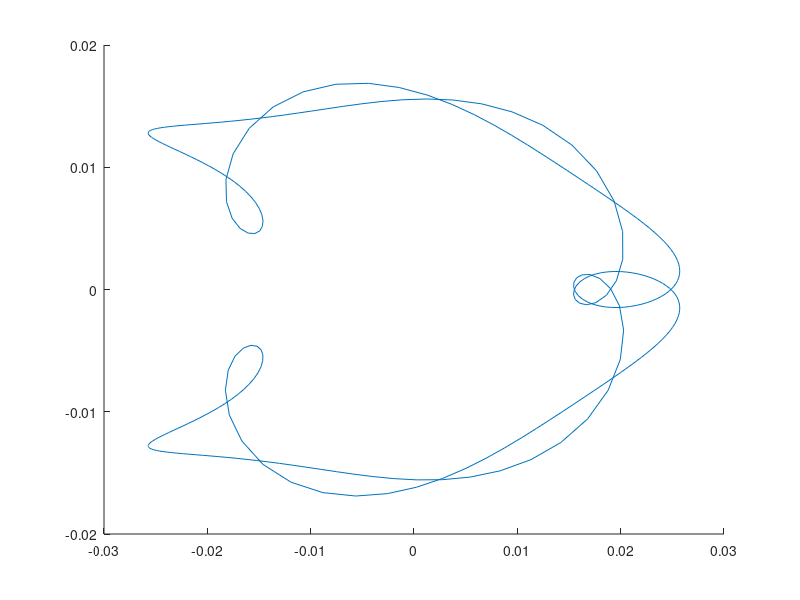

MATLAB code for this plot: (Note: this script raises an error after producing the figure.)
clear; clc; close all;

%% Robot & Sim. Data
R = 0.021;      % m
D = 0.1047;     % m
omegaBar = 10;  % rad/s

Ts = 0.15;      % s
b = 0.15;       % Look-ahead distance of point B 
kf = 44;        % sim. Time

% Time Vector 
t = 0:Ts:kf;    % Array of discrete time steps
N = length(t);

% Pre-allocate variables 
d_norms = zeros(1, N);

xr = zeros(1,N);
yr = zeros(1,N);
theta_r = zeros(1,N);

vr = zeros(1,N);
wr = zeros(1,N);

ur = zeros(2,N);

%% Compute reference trajectory
dv = zeros(2,N);
for k = 1:N
    tk = t(k);
    
    % Reference Trajectory 
    xr(k) = 0.6*sin(tk/3.5); 
    yr(k) = 0.6*sin(tk/7);
    
    % 1st derivatives 
    x_dot = (0.6 / 3.5) * cos(tk / 3.5);
    y_dot = (0.6 / 7.0) * cos(tk / 7.0);
    
    % 2nd derivatives 
    x_ddot = -(0.6 / 3.5^2) * sin(tk / 3.5);
    y_ddot = -(0.6 / 7.0^2) * sin(tk / 7.0);
    
    % Unicycle Reference Velocities (Eq 11) 
    vr(k) = sqrt(x_dot^2 + y_dot^2);
    
    % Prevent division by zero 
    if (x_dot^2 + y_dot^2) == 0
        wr(k) = 0;
    else
        wr(k) = (y_ddot * x_dot - x_ddot * y_dot) / (x_dot^2 + y_dot^2);
    end
    
    theta_r(k) = atan2(y_dot, x_dot);
    
    % Virtual Reference Input ur(k) (Eq 17) 
    T_FL_inv = [cos(theta_r(k)), -b * sin(theta_r(k)); 
                sin(theta_r(k)),  b * cos(theta_r(k))];
            
    ur(:,k) = T_FL_inv * [vr(k); wr(k)];
    
    % Disturbance d(k) (Eq 16) 
    B = eye(2) * Ts;
    d = -B * ur(:,k);
    dv(:,k) = d;
    % Euclidean norm (length) of the disturbance vector
    d_norms(k) = norm(d);
end

% maximum disturbance radius for Set D
radii.rD = max(d_norms);
fprintf('radius of the disturbance set D (rd): %.4f\n', radii.rD);

figure;
hold on;
disturbances = plot(dv(1,:),dv(2,:));
Dset = ellipsoid(radii.rD * eye(2));
plot(Dset);
grid on;
hold off


%% Offline Phase

% Calculate radii
radii.rU = (2 * omegaBar * R * b) / (sqrt(4 * b^2 + D^2));
fprintf('radius of set circ. approx. U [see (20)]: %.4f\n', radii.rU);

radii.rBU = radii.rU * Ts;
fprintf('radius of BU [see (20)]: %.4f\n', radii.rBU);

if radii.rD < radii.rBU
    disp('Assumption 1 has been validated!')
else
    disp(['Assumption 1 cannot be validated: controller may not have sufficient' ...
        'authority to overcome disturbance'])
end

% Initial.
q0 = [0.6; 0; pi];
z0 = q0(1:2) + [b * cos(q0(3)); b * sin(q0(3))];
zr0 = [xr(1) + b * cos(theta_r(1)); yr(1) + b * sin(theta_r(1))];
zTilde0 = z0 - zr0;

% Compute ROSC sets Ti
radii.T = zeros(1,500);
radii.T(1) = radii.rD;
i = 2;

while ~isCovered(zTilde0, radii.T(i-1))
    radii.T(i) = radii.T(i-1) - radii.rD + Ts * radii.rU;
    i = i + 1;
end

radii.T = radii.T(1:i-1);
Nradii = length(radii.T);


%% Online
X = zeros(3,N);
X(:,1) = q0;

Z = zeros(2,N);
Zr = zeros(2,N);
ZTilde = zeros(2,N);

U_opt = zeros(2,N);

Hd = [-1/omegaBar   0        1/omegaBar      0;
      0         -1/omegaBar      0         1/omegaBar]';
T = [R/2 R/2; R/D -R/D];
A = eye(2);

WR = zeros(1,N);
WL = zeros(1,N);

Imin = zeros(1,N);

% --- Add these before the loop ---
u_pre = [0; 0];          % Track the previous control action
R_weight = 0.5 * eye(2); % Weight for the control rate penalty

for k = 1:N
    % Compute zTilde, store
    theta_k = X(3,k);
    z_k = X(1:2,k) + [b * cos(theta_k); b * sin(theta_k)];
    zr_k = [xr(k) + b * cos(theta_r(k)); yr(k) + b * sin(theta_r(k))];
    zTilde_k = z_k - zr_k;
    
    Z(:,k) = z_k;
    Zr(:,k) = zr_k;
    ZTilde(:,k) = zTilde_k;

    % Compute U(theta)
    T_FL_theta_k = [cos(theta_k) sin(theta_k); -sin(theta_k)/b cos(theta_k)/b];
    H_theta_k = Hd * inv(T) * T_FL_theta_k;

    % Compute ur_k
    
    % Find i_min
    i_min = 0;
    for i = 1:Nradii
        if isCovered(zTilde_k, radii.T(i))
            i_min = i; 
            Imin(k) = i_min; 
            break;
        end
    end

    % Solve optimization
    if i_min > 1
        objFun = @(u) objective(u, A, B, zTilde_k, ur(:,k),u_pre,R_weight);
        conFun = @(u) constr(u, A, B, zTilde_k, ur(:,k), radii.T(i_min-1));
        options = optimoptions('fmincon', 'Display', 'none');
        [u_opt, ~] = fmincon(objFun, [0; 0], ...
                          H_theta_k, ones(4,1), ... 
                          [], [], ... 
                          [], [], ... 
                          conFun, ...  
                          options);  
    else
        leftPart = ones(4,1) + H_theta_k * inv(B) * zTilde_k;
        options = optimoptions("quadprog","Display","off");
        [ur_k_hat, ~] = quadprog(2 * eye(2), -2 * ur(:,k), H_theta_k, leftPart, [], [],[],[],[],options);
        u_opt = -inv(B) * zTilde_k + ur_k_hat;
    end

    % Store u_opt
    U_opt(:,k) = u_opt;

    % Compute wR,wL
    command = inv(T) * T_FL_theta_k * u_opt;
    WR(k) = command(1);
    WL(k) = command(2);

    % Apply to robot
    velocities = T * command;
    vk = velocities(1);
    wk = velocities(2);

    X(:,k+1) = X(:,k) + [Ts * vk * cos(theta_k); Ts * vk * sin(theta_k); Ts * wk];
    
    u_pre = u_opt;
end

%% Plots
figure;
hold on;
title('Reference Trajectory vs Actual Trajectory')
referenceTraj = plot(xr, yr, 'b-.', 'LineWidth', 1.5);
actualTraj = plot(X(1,:),X(2,:), 'LineWidth', 1.5, 'Color', 'r');
xlabel('X Position (m)');
ylabel('Y Position (m)');
grid on;
xlim([-1 1]);
ylim([-1 1]);
axis square
legend([referenceTraj, actualTraj], {'Reference','Actual'});
hold off;

figure;
hold on;
title('ROSC sets $\mathcal{T}_i, i=1,\dots,N$', 'Interpreter','latex')
grid on;
theta = linspace(0,2*pi,360);
for i = 1:Nradii
    r = radii.T(i);
    x = r*cos(theta);
    y = r*sin(theta);
    if i == 1
        hRed = plot(x,y,'-','Color','r');
    else
        plot(x,y,'-','Color','b');
    end
    axis square;
end
hDot = plot(zTilde0(1),zTilde0(2),'LineStyle','none','Marker','hexagram','MarkerSize',8,'Color','black','MarkerFaceColor','black');
points = plot(ZTilde(1,:), ZTilde(2,:), 'Color','m','Marker','o');
legend( [hRed,hDot,points],{'Set $\mathcal{D}$','$\tilde{z}(0)$','$\tilde{z}(k)$'},'Interpreter','latex');
hold off

figure;
hold on;
title('$i(k)$ value over time', 'Interpreter','latex');
plot(1:N,Imin, 'LineWidth',1.5);
grid on;
axis tight
hold off

figure;
hold on;
subplot(3,3,[1 2 3])
hold on
title('Angular Velocities')
maxLine = yline(omegaBar, 'LineStyle','--','Color','r');
plotWR = plot(1:N,WR,'LineWidth',1.5);
plotWL = plot(1:N,WL,'LineWidth',1.5);
legend([plotWL,plotWR,maxLine],{'$\omega_L$','$\omega_R$','$\bar{\omega}$'},'Interpreter','latex');
grid on;
hold off
subplot(3,3,[4 5 6])
hold on
title('Actual vs Reference Angle')
unwrapped_theta_r = unwrap(theta_r);
plotThetaRef = plot(1:N,unwrapped_theta_r,'LineStyle','--','Color','black','LineWidth',1.5);
plotThetaActual = plot(1:N, X(3,1:N), 'LineWidth', 1.5);
legend([plotThetaRef, plotThetaActual], {'$\theta_r$', '$\theta$'}, 'Interpreter', 'latex');
grid on;
hold off
subplot(3,3,[7 8 9])
hold on
title('Control Input')
u1r_plot = plot(1:N, ur(1,:), 'LineWidth', 1.5, 'LineStyle','--','Color','b');
u1_plot = plot(1:N, U_opt(1,:),'LineWidth', 1.5, 'Color','b');
u2r_plot = plot(1:N, ur(2,:), 'LineWidth', 1.5, 'LineStyle','--','Color','g');
u2_plot = plot(1:N, U_opt(2,:),'LineWidth', 1.5, 'Color','g');
legend([u1r_plot,u1_plot,u2r_plot,u2_plot],{'$u(1)_r$','$u(1)_{opt}$','$u(2)_r$','$u(2)_{opt}$'},'Interpreter','latex');
grid on;
hold off;
hold off;

%% Functions
function boolean = isCovered(zTilde0, r)
    dist = norm(zTilde0,2);
    boolean = dist <= r;
end
